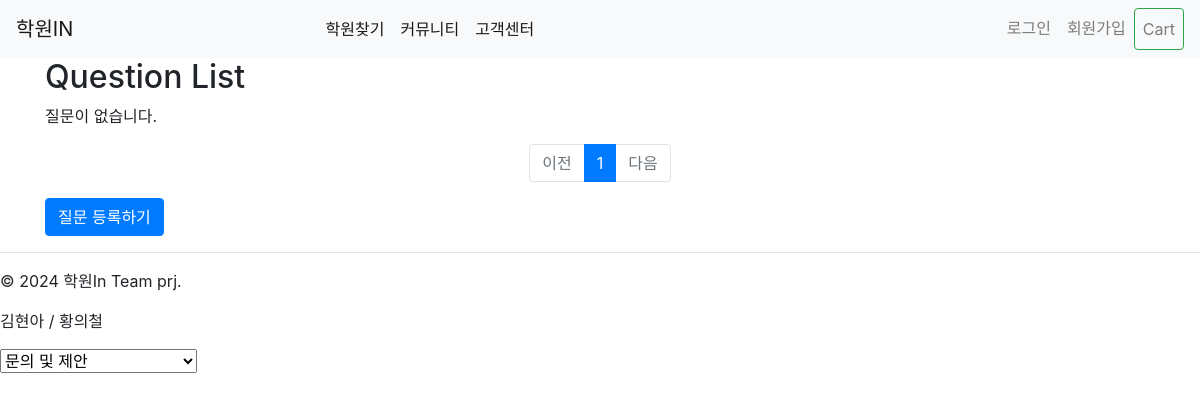
The page /question/ on the database as committed earlier.
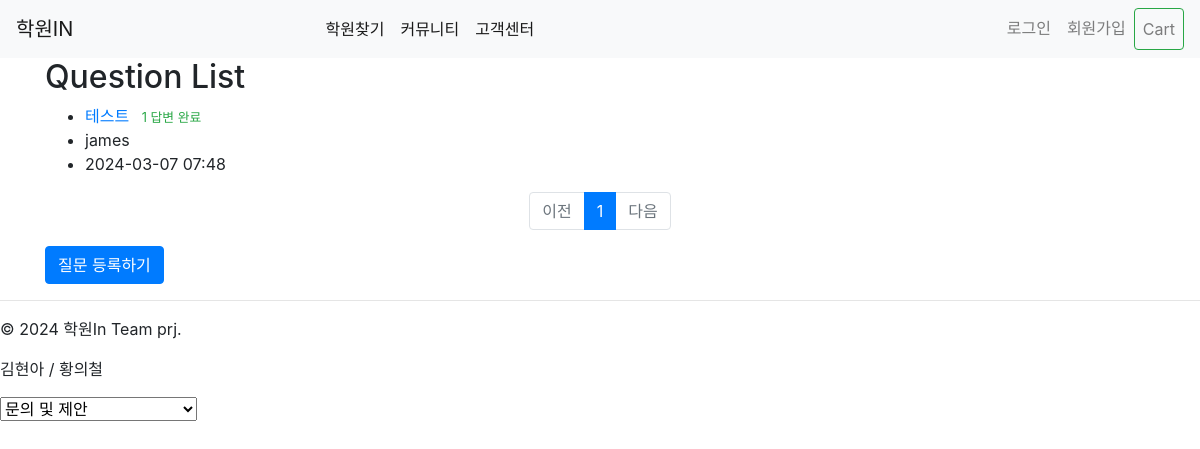
The same page on the database as committed later.
### cs/models.py (models this page shows, shortened)
class Question(models.Model):
    author = models.ForeignKey(User, on_delete=models.CASCADE, null=True, blank=True, related_name='questions')
    photo = models.ImageField(upload_to='cs_photo/%Y/%m/%d', null=True, blank=True)
    subject = models.CharField(max_length=200)
    content = models.TextField()
    created = models.DateTimeField(auto_now_add=True)
    updated = models.DateTimeField(auto_now=True)
    class Meta:
        ordering = ['-updated']

### cs/views.py (the view)
# urls.py: path('', question_list, name='question_list'),
def question_list(request):
    question_list = Question.objects.all().order_by('-created')  # 질문을 최신순으로 정렬
    paginator = Paginator(question_list, 5)  # 페이지당 15개씩 보여주기
    page_number = request.GET.get('page')  # URL에서 페이지 번호를 가져옴
    page_obj = paginator.get_page(page_number)
    return render(request, 'cs/question_list.html', {'question_list': page_obj})

### cs/templates/cs/question_list.html (shortened to what this page needs)
{% extends 'base.html' %}
{% block content %}
<div class="container">
    <h2>Question List</h2>
    {% if question_list %}
    <ul>
        {% for question in question_list %}
            <li>
                <a href="{% url 'cs:question_detail' question.id %}">{{ question.subject }}</a>
                {% if question.answers.count > 0 %}
                    <span class="text-success small mx-2">{{ question.answers.count }} 답변 완료</span>
                {% else %}
                    <span class="text-secondary small mx-2">답변 대기</span>
                {% endif %}
            </li>
            <li>
                {% if question.author %}
                    {{ question.author.username }}
                {% else %}
                    익명
                {% endif %}
            </li>
            <li>{{ question.created|date:"Y-m-d H:i" }}</li>
        {% endfor %}
    </ul>
    {% else %}
    <p>질문이 없습니다.</p>
    {% endif %}
<ul class="pagination justify-content-center">
    {% if question_list.has_previous %}
    <li class="page-item">
        <a class="page-link" href="?page={{ question_list.previous_page_number }}">이전</a>
    </li>
    {% else %}
    <li class="page-item disabled">
        <a class="page-link" tabindex="-1" aria-disabled="true" href="#">이전</a>
    </li>
    {% endif %}
    {% for page_number in question_list.paginator.page_range %}
        {% if page_number >= question_list.number|add:-5 and page_number <= question_list.number|add:5 %}
            {% if page_number == question_list.number %}
            <li class="page-item active" aria-current="page">
                <a class="page-link" href="?page={{ page_number }}">{{ page_number }}</a>
            </li>
            {% else %}
            <li class="page-item">
                <a class="page-link" href="?page={{ page_number }}">{{ page_number }}</a>
            </li>
            {% endif %}
        {% endif %}
    {% endfor %}
    {% if question_list.has_next %}
    <li class="page-item">
        <a class="page-link" href="?page={{ question_list.next_page_number }}">다음</a>
    </li>
    {% else %}
    <li class="page-item disabled">
        <a class="page-link" tabindex="-1" aria-disabled="true" href="#">다음</a>
    </li>
    {% endif %}
</ul>
    <div class="mb-3">
        <a href="{% url 'cs:question_create' %}" class="btn btn-primary">질문 등록하기</a>
    </div>
</div>
{% endblock %}

Rows that differ between the two databases and show on the page:
added Question: subject "테스트", answers.count "1", author.username "james", created "2024-03-07 07:48"
Other text that changed with them:
text no longer shown: "질문이 없습니다."
